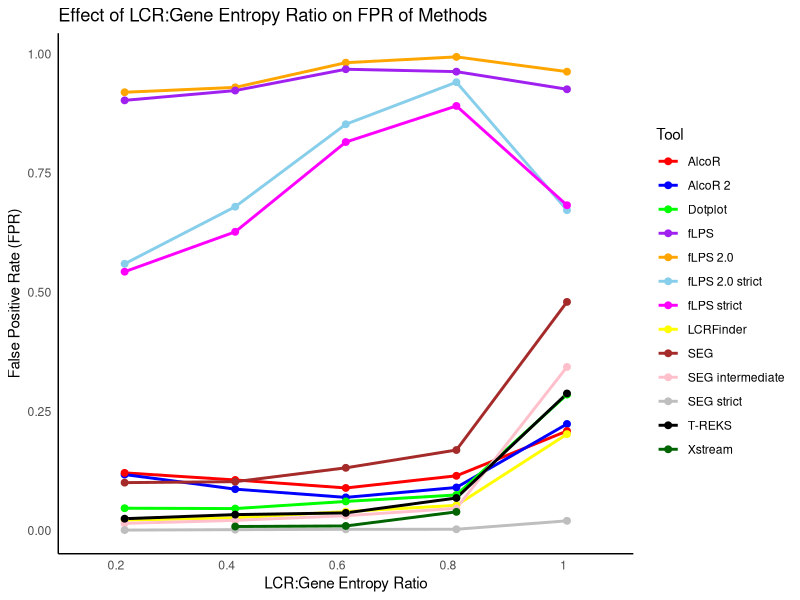

Generate this figure with R:
setwd("/home/anirjit/ANIRJIT/ROC2/human/entropy/roc")

library(ggplot2)
library(dplyr)
library(readr)

# Load the dataset
df <- read_tsv("all.tsv")

# Ensure Ratio is a factor with the desired order
df$Ratio <- factor(df$Ratio, 
                           levels = c("0.2", "0.4", "0.6", "0.8", "1"),
                           ordered = TRUE)

# Define distinct colors for the tools
tool_colors <- c("red", "blue", "green", "purple", "orange", "skyblue", "magenta", 
                 "yellow", "brown", "pink", "gray", "black", "darkgreen")

jpeg("entropy_ratio_FPR.jpg", width = 5000, height = 4000, res = 750)
# Plot FPR vs Ratio for each tool
ggplot(df, aes(x = Ratio, y = FPR, group = Tool, color = Tool)) +
  geom_line(size = 1) +
  geom_point(size = 2) +
  scale_color_manual(values = tool_colors) +
  labs(title = "Effect of LCR:Gene Entropy Ratio on FPR of Methods",
       x = "LCR:Gene Entropy Ratio",
       y = "False Positive Rate (FPR)",
       color = "Tool") +
  theme_minimal() +
  theme(axis.text.x = element_text(angle = 0, hjust = 1),
        panel.grid = element_blank(), # Removes the background grid
        axis.line = element_line(color = "black") # Adds x and y axis lines
  )
dev.off()
